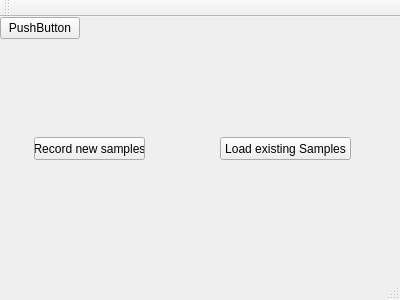
<?xml version="1.0" encoding="UTF-8"?>
<ui version="4.0">
 <class>MainWindow</class>
 <widget class="QMainWindow" name="MainWindow">
  <property name="geometry">
   <rect>
    <x>0</x>
    <y>0</y>
    <width>400</width>
    <height>300</height>
   </rect>
  </property>
  <property name="windowTitle">
   <string>MainWindow</string>
  </property>
  <widget class="QWidget" name="centralWidget">
   <widget class="QPushButton" name="pushButton">
    <property name="geometry">
     <rect>
      <x>34</x>
      <y>120</y>
      <width>111</width>
      <height>23</height>
     </rect>
    </property>
    <property name="text">
     <string>Record new samples</string>
    </property>
   </widget>

       <widget class="QPushButton" name="bShowWaveform">
        <property name="text">
         <string>PushButton</string>
        </property>
       </widget>

   <widget class="QPushButton" name="pushButton_2">
    <property name="geometry">
     <rect>
      <x>220</x>
      <y>120</y>
      <width>131</width>
      <height>23</height>
     </rect>
    </property>
    <property name="text">
     <string>Load existing Samples</string>
    </property>
   </widget>
  </widget>
  <widget class="QMenuBar" name="menuBar">
   <property name="geometry">
    <rect>
     <x>0</x>
     <y>0</y>
     <width>400</width>
     <height>21</height>
    </rect>
   </property>
  </widget>
  <widget class="QToolBar" name="mainToolBar">
   <attribute name="toolBarArea">
    <enum>TopToolBarArea</enum>
   </attribute>
   <attribute name="toolBarBreak">
    <bool>false</bool>
   </attribute>
  </widget>
  <widget class="QStatusBar" name="statusBar"/>
 </widget>
 <layoutdefault spacing="6" margin="11"/>
 <resources/>
 <connections/>
</ui>
